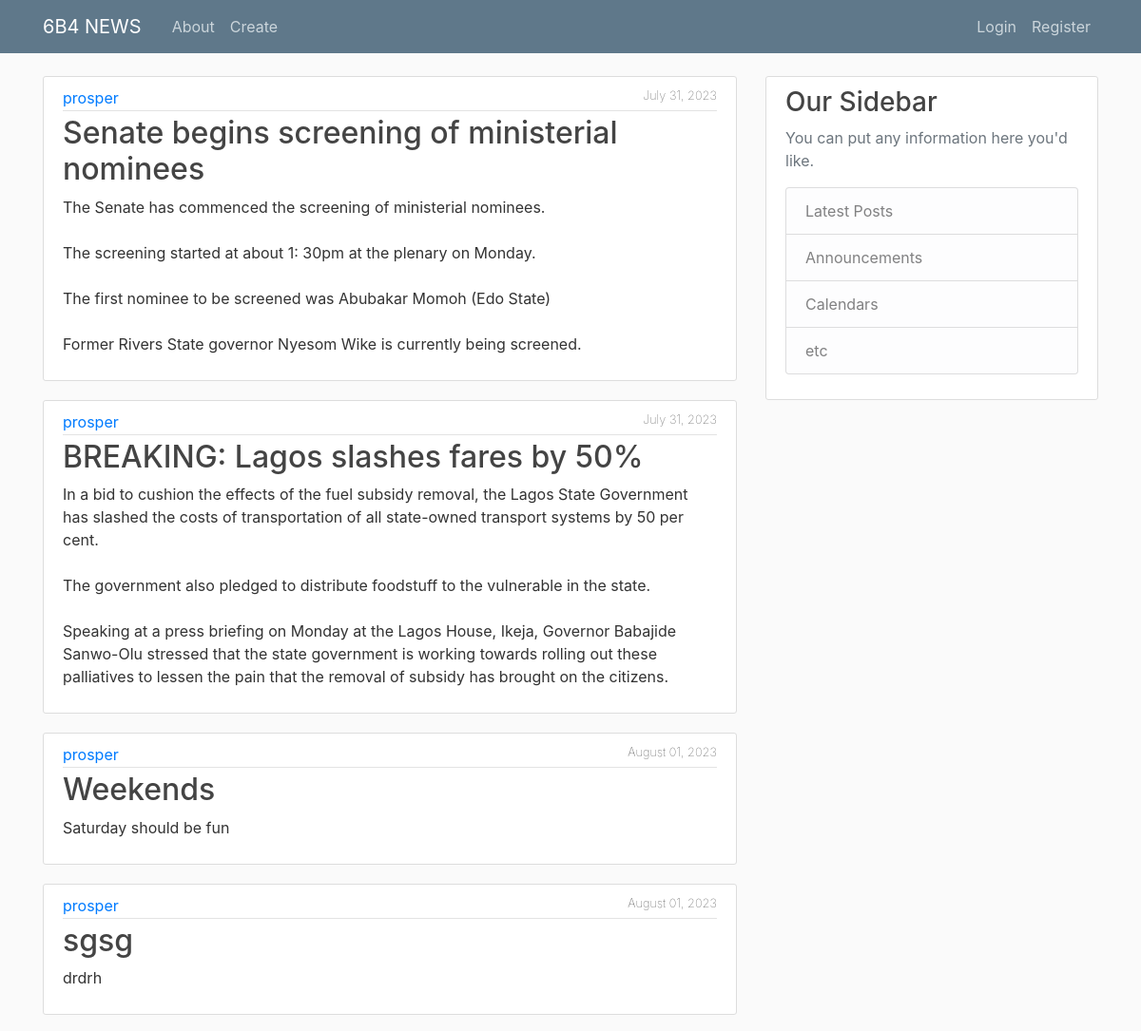
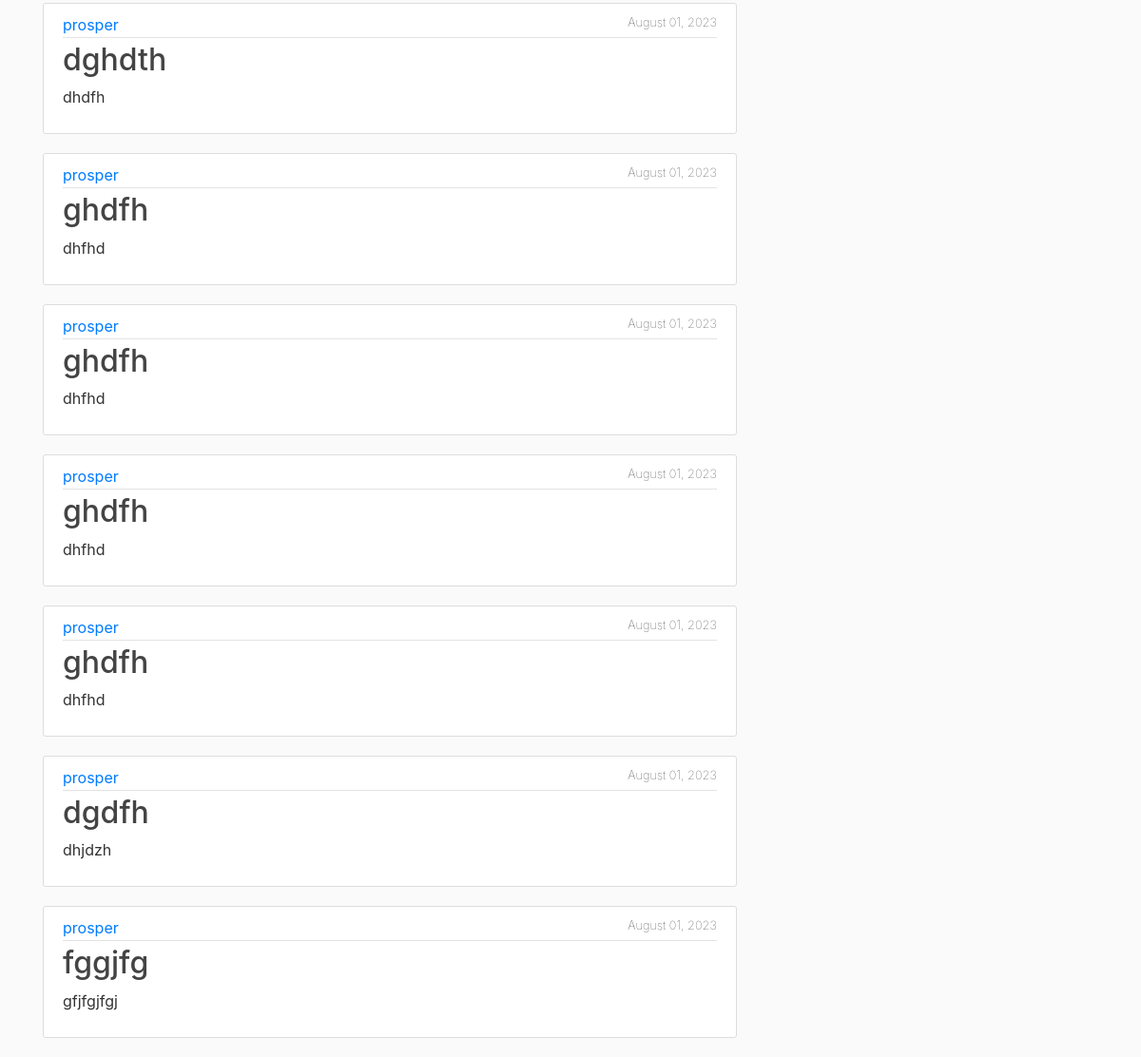
The page / on the database its author committed (2 pictures, top to bottom).
### blog/models.py (models this page shows, shortened)
class Post(models.Model):
    title = models.CharField(max_length=100)
    content = models.TextField()
    date_posted = models.DateTimeField(default=timezone.now)
    author = models.ForeignKey(User, on_delete=models.CASCADE)

### blog/views.py (the view)
# urls.py: 2. Add a URL to urlpatterns:  path('', views.home, name='home')
def home(request):
    context = {
        'posts': Post.objects.all()
    }
    return render(request, 'blog/home.html', context)

### blog/templates/blog/home.html
{% extends "blog/base.html" %}
{% block content%}
{% for post in posts %}
<article class="media content-section">
  <div class="media-body">
    <div class="article-metadata">
      <a class="mr-2" href="#">{{ post.author }}</a>
      <small class="date">{{ post.date_posted|date:"F d, Y" }}</small>
    </div>
    <h2><a class="article-title" href="#">{{ post.title }}</a></h2>
    <p class="article-content">{{ post.content }}</p>
  </div>
</article>
        {% endfor %}
        {% endblock content %}

### blog/templates/blog/base.html (shortened to what this page needs)
{% load static %}
<!DOCTYPE html>
<html>
<head>
    <link rel="stylesheet" href="https://maxcdn.bootstrapcdn.com/bootstrap/4.0.0/css/bootstrap.min.css">
    <link rel="stylesheet" type="text/css" href="{% static 'blog/main.css' %}">
</head>
<body>
    <header class="site-header">
      <nav class="navbar navbar-expand-md navbar-dark bg-steel fixed-top">
        <div class="container">
          <a class="navbar-brand mr-4" href="{% url 'home'%}">6B4 NEWS</a>
          <div class="collapse navbar-collapse" id="navbarToggle">
            <div class="navbar-nav mr-auto">
              <a class="nav-item nav-link" href="{% url 'about' %}">About</a>
              <a class="nav-item nav-link" href="{% url 'create-post'%}">Create</a>
            </div>
            <div class="navbar-nav">
              <a class="nav-item nav-link" href="#">Login</a>
              <a class="nav-item nav-link" href="#">Register</a>
            </div>
          </div>
        </div>
      </nav>
    </header>
    <main role="main" class="container">
      <div class="row">
        <div class="col-md-8">
         {% block content %}
         {% endblock content %}
        </div>
        <div class="col-md-4">
          <div class="content-section">
            <h3>Our Sidebar</h3>
            <p class='text-muted'>You can put any information here you'd like.
              <ul class="list-group">
                <li class="list-group-item list-group-item-light">Latest Posts</li>
                <li class="list-group-item list-group-item-light">Announcements</li>
                <li class="list-group-item list-group-item-light">Calendars</li>
                <li class="list-group-item list-group-item-light">etc</li>
              </ul>
            </p>
          </div>
        </div>
      </div>
    </main>
</body>
</html>

### blog/static/blog/main.css (style rules this page uses)
body { background: #fafafa; color: #333333; margin-top: 5rem; }
h1, h2, h3, h4, h5, h6 { color: #444444; }
ul { margin: 0; }
.bg-steel { background-color: #5f788a; }
.site-header .navbar-nav .nav-link { color: #cbd5db; }
.content-section { background: #ffffff; padding: 10px 20px; border: 1px solid #dddddd; border-radius: 3px; margin-bottom: 20px; }
.article-title { color: #444444; }
.article-content { white-space: pre-line; }
.article-metadata { padding-bottom: 1px; margin-bottom: 4px; border-bottom: 1px solid #e3e3e3 }
.date { float: right; font-weight: lighter; }

### rows shown on the page
Post: author "prosper", date_posted "July 31, 2023", title "Senate begins screening of ministerial nominees", content "The Senate has commenced the screening of ministerial nominees. The screening started at about 1: 30pm at the plenary on Monday. The first nominee to be screened was Abubakar Momoh (Edo State) Former Rivers State governor Nyesom Wike is currently being screened."
Post: author "prosper", date_posted "July 31, 2023", title "BREAKING: Lagos slashes fares by 50%", content "In a bid to cushion the effects of the fuel subsidy removal, the Lagos State Government has slashed the costs of transportation of all state-owned transport systems by 50 per cent. The government also pledged to distribute foodstuff to the vulnerable in the state. Speaking at a press briefing on Monday at the Lagos House, Ikeja, Governor Babajide Sanwo-Olu stressed that the state government is working towards rolling out these palliatives to lessen the pain that the removal of subsidy has brought on the citizens."
Post: author "prosper", date_posted "August 01, 2023", title "Weekends", content "Saturday should be fun"
Post: author "prosper", date_posted "August 01, 2023", title "sgsg", content "drdrh"
Post: author "prosper", date_posted "August 01, 2023", title "dghdth", content "dhdfh"
Post: author "prosper", date_posted "August 01, 2023", title "ghdfh", content "dhfhd"
Post: author "prosper", date_posted "August 01, 2023", title "ghdfh", content "dhfhd"
Post: author "prosper", date_posted "August 01, 2023", title "ghdfh", content "dhfhd"
Post: author "prosper", date_posted "August 01, 2023", title "ghdfh", content "dhfhd"
Post: author "prosper", date_posted "August 01, 2023", title "dgdfh", content "dhjdzh"
Post: author "prosper", date_posted "August 01, 2023", title "fggjfg", content "gfjfgjfgj"
